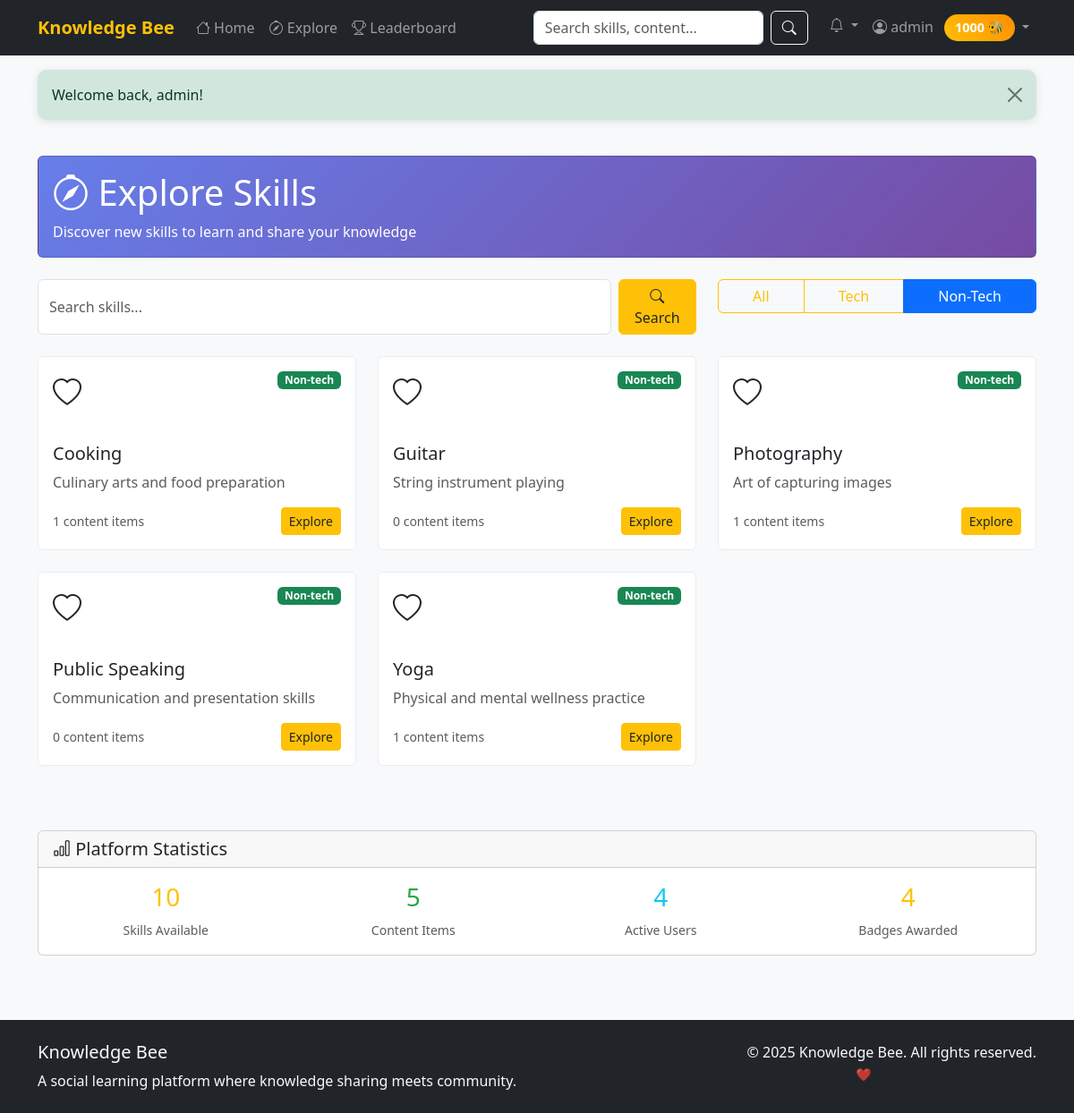
Page /pages/explore.php?category=non-tech (signed in) on the committed database.
### tables this page shows
CREATE TABLE users (
    id INT PRIMARY KEY AUTO_INCREMENT,
    username VARCHAR(50) UNIQUE NOT NULL,
    email VARCHAR(100) UNIQUE NOT NULL,
    password VARCHAR(255) NOT NULL,
    profile_pic VARCHAR(255) DEFAULT 'default.jpg',
    coins INT DEFAULT 100,
    bio TEXT,
    skills_teach TEXT,
    skills_learn TEXT,
    is_admin BOOLEAN DEFAULT FALSE,
    is_verified BOOLEAN DEFAULT FALSE,
    status ENUM('active', 'suspended', 'banned') DEFAULT 'active',
    created_at TIMESTAMP DEFAULT CURRENT_TIMESTAMP,
    updated_at TIMESTAMP DEFAULT CURRENT_TIMESTAMP ON UPDATE CURRENT_TIMESTAMP
);

CREATE TABLE skills (
    id INT PRIMARY KEY AUTO_INCREMENT,
    name VARCHAR(100) UNIQUE NOT NULL,
    category ENUM('tech', 'non-tech') NOT NULL,
    description TEXT,
    icon VARCHAR(255),
    is_banned BOOLEAN DEFAULT FALSE,
    created_at TIMESTAMP DEFAULT CURRENT_TIMESTAMP
);

### includes/functions.php (called while the page is built, shortened)
<?php
require_once 'database.php';
function isLoggedIn() {
    return isset($_SESSION['user_id']);
}
function getUserCoins($userId) {
    global $db;
    $user = $db->fetchOne("SELECT coins FROM users WHERE id = ?", [$userId]);
    return $user ? $user['coins'] : 0;
}
function getAllSkills($category = null) {
    global $db;
    $sql = "SELECT s.*,
                   (SELECT COUNT(*) FROM content WHERE skill_id = s.id AND status = 'approved') as content_count
            FROM skills s
            WHERE s.is_banned = 0";
    $params = [];
    if ($category) {
        $sql .= " AND s.category = ?";
        $params[] = $category;
    }
    $sql .= " ORDER BY s.name";
    return $db->fetchAll($sql, $params);
}
function sanitizeInput($input) {
    return htmlspecialchars(trim($input), ENT_QUOTES, 'UTF-8');
}
function getFlashMessage() {
    if (isset($_SESSION['flash'])) {
        $flash = $_SESSION['flash'];
        return $flash;
    }
    return null;
}
?>

### includes/database.php (called while the page is built, shortened)
<?php
class Database {
    private $pdo;
    private static $instance = null;
    private function __construct() {
        try {
            $dsn = "mysql:host=" . DB_HOST . ";dbname=" . DB_NAME . ";charset=utf8mb4";
            $this->pdo = new PDO($dsn, DB_USER, DB_PASS, [
                PDO::ATTR_ERRMODE => PDO::ERRMODE_EXCEPTION,
                PDO::ATTR_DEFAULT_FETCH_MODE => PDO::FETCH_ASSOC,
                PDO::ATTR_EMULATE_PREPARES => false
            ]);
        } catch (PDOException $e) {
            die("Database connection failed: " . $e->getMessage());
        }
    }
    public static function getInstance() {
        if (self::$instance === null) {
            self::$instance = new self();
        }
        return self::$instance;
    }
    public function query($sql, $params = []) {
        try {
            $stmt = $this->pdo->prepare($sql);
            $stmt->execute($params);
            return $stmt;
        } catch (PDOException $e) {
            error_log("Database query error: " . $e->getMessage());
            return false;
        }
    }
    public function fetchOne($sql, $params = []) {
        $stmt = $this->query($sql, $params);
        return $stmt ? $stmt->fetch() : false;
    }
    public function fetchAll($sql, $params = []) {
        $stmt = $this->query($sql, $params);
        return $stmt ? $stmt->fetchAll() : false;
    }
    public function count($table, $conditions = []) {
        $where = [];
        $params = [];
        foreach ($conditions as $column => $value) {
            $where[] = "$column = ?";
            $params[] = $value;
        }
        $sql = "SELECT COUNT(*) as count FROM $table";
        if (!empty($where)) {
            $sql .= " WHERE " . implode(' AND ', $where);
        }
        $result = $this->fetchOne($sql, $params);
        return $result ? (int)$result['count'] : 0;
    }
}
$db = Database::getInstance();
?>

### pages/explore.php (the view, shortened to what this page needs)
<?php
require_once '../includes/functions.php';
$category = isset($_GET['category']) ? sanitizeInput($_GET['category']) : '';
$search = isset($_GET['search']) ? sanitizeInput($_GET['search']) : '';
$skills = getAllSkills($category);
include '../templates/header.php';
?>
<div class="container">
    <div class="row mb-4">
        <div class="col-12">
            <div class="card bg-gradient-primary text-white">
                <div class="card-body">
                    <h1 class="mb-2">
                        <i class="bi bi-compass"></i> Explore Skills
                    </h1>
                    <p class="mb-0">Discover new skills to learn and share your knowledge</p>
                </div>
            </div>
        </div>
    </div>
    <div class="row mb-4">
        <div class="col-md-8">
            <form method="GET" action="" class="d-flex">
                <input type="text" class="form-control me-2" name="search"
                       placeholder="Search skills..."
                       value="<?php echo htmlspecialchars($search); ?>">
                <button type="submit" class="btn btn-primary">
                    <i class="bi bi-search"></i> Search
                </button>
            </form>
        </div>
        <div class="col-md-4">
            <div class="btn-group w-100" role="group">
                <a href="?<?php echo $search ? 'search=' . urlencode($search) . '&' : ''; ?>"
                   class="btn btn-outline-primary <?php echo !$category ? 'active' : ''; ?>">
                    All
                </a>
                <a href="?category=tech<?php echo $search ? '&search=' . urlencode($search) : ''; ?>"
                   class="btn btn-outline-primary <?php echo $category === 'tech' ? 'active' : ''; ?>">
                    Tech
                </a>
                <a href="?category=non-tech<?php echo $search ? '&search=' . urlencode($search) : ''; ?>"
                   class="btn btn-outline-primary <?php echo $category === 'non-tech' ? 'active' : ''; ?>">
                    Non-Tech
                </a>
            </div>
        </div>
    </div>
    <div class="row">
        <?php if ($skills): ?>
            <?php foreach ($skills as $skill): ?>
                <div class="col-md-6 col-lg-4 mb-4">
                    <div class="card skill-card h-100">
                        <div class="card-body">
                            <div class="d-flex justify-content-between align-items-start mb-3">
                                <div class="content-type-icon <?php echo $skill['category']; ?>">
                                    <i class="bi bi-<?php echo $skill['category'] === 'tech' ? 'code-slash' : 'heart'; ?>"></i>
                                </div>
                                <span class="badge bg-<?php echo $skill['category'] === 'tech' ? 'primary' : 'success'; ?>">
                                    <?php echo ucfirst($skill['category']); ?>
                                </span>
                            </div>
                            <h5 class="card-title"><?php echo htmlspecialchars($skill['name']); ?></h5>
                            <p class="card-text text-muted">
                                <?php echo htmlspecialchars($skill['description']); ?>
                            </p>
                            <div class="d-flex justify-content-between align-items-center">
                                <span class="text-muted small">
                                    <?php echo $skill['content_count']; ?> content items
                                </span>
                                <a href="skill.php?id=<?php echo $skill['id']; ?>" class="btn btn-primary btn-sm">
                                    Explore
                                </a>
                            </div>
                        </div>
                    </div>
                </div>
            <?php endforeach; ?>
        <?php endif; ?>
    </div>
    <div class="row mt-5">
        <div class="col-12">
            <div class="card">
                <div class="card-header">
                    <h5 class="mb-0">
                        <i class="bi bi-bar-chart"></i> Platform Statistics
                    </h5>
                </div>
                <div class="card-body">
                    <div class="row text-center">
                        <?php
                        $totalSkills = $db->count('skills', ['is_banned' => 0]);
                        $totalContent = $db->count('content', ['status' => 'approved']);
                        $totalUsers = $db->count('users', ['status' => 'active']);
                        $totalBadges = $db->count('badges');
                        ?>
                        <div class="col-md-3">
                            <div class="h3 text-primary"><?php echo $totalSkills; ?></div>
                            <small class="text-muted">Skills Available</small>
                        </div>
                        <div class="col-md-3">
                            <div class="h3 text-success"><?php echo $totalContent; ?></div>
                            <small class="text-muted">Content Items</small>
                        </div>
                        <div class="col-md-3">
                            <div class="h3 text-info"><?php echo $totalUsers; ?></div>
                            <small class="text-muted">Active Users</small>
                        </div>
                        <div class="col-md-3">
                            <div class="h3 text-warning"><?php echo $totalBadges; ?></div>
                            <small class="text-muted">Badges Awarded</small>
                        </div>
                    </div>
                </div>
            </div>
        </div>
    </div>
</div>
<?php include '../templates/footer.php'; ?>

### templates/header.php (shortened to what this page needs)
<!DOCTYPE html>
<html lang="en">
<head>
    <link href="https://cdn.jsdelivr.net/npm/bootstrap@5.3.0/dist/css/bootstrap.min.css" rel="stylesheet">
    <link href="https://cdn.jsdelivr.net/npm/bootstrap-icons@1.10.0/font/bootstrap-icons.css" rel="stylesheet">
    <link href="../assets/css/style.css" rel="stylesheet">
</head>
<body>
    <nav class="navbar navbar-expand-lg navbar-dark bg-dark">
        <div class="container">
            <a class="navbar-brand" href="../index.php">
                <i class="bi bi-bee"></i> Knowledge Bee
            </a>
            <div class="collapse navbar-collapse" id="navbarNav">
                <ul class="navbar-nav me-auto">
                    <li class="nav-item">
                        <a class="nav-link" href="home.php">
                            <i class="bi bi-house"></i> Home
                        </a>
                    </li>
                    <li class="nav-item">
                        <a class="nav-link" href="explore.php">
                            <i class="bi bi-compass"></i> Explore
                        </a>
                    </li>
                    <li class="nav-item">
                        <a class="nav-link" href="leaderboard.php">
                            <i class="bi bi-trophy"></i> Leaderboard
                        </a>
                    </li>
                </ul>
                <form class="d-flex me-3" action="search.php" method="GET">
                    <input class="form-control me-2" type="search" name="q" placeholder="Search skills, content..."
                           value="<?php echo isset($_GET['q']) ? htmlspecialchars($_GET['q']) : ''; ?>">
                    <button class="btn btn-outline-light" type="submit">
                        <i class="bi bi-search"></i>
                    </button>
                </form>
                <ul class="navbar-nav">
                    <?php if (isLoggedIn()): ?>
                        <li class="nav-item dropdown">
                            <a class="nav-link dropdown-toggle position-relative" href="#" id="notificationsDropdown"
                               role="button" data-bs-toggle="dropdown">
                                <i class="bi bi-bell"></i>
                            </a>
                        </li>
                        <li class="nav-item dropdown">
                            <a class="nav-link dropdown-toggle" href="#" id="userDropdown" role="button" data-bs-toggle="dropdown">
                                <i class="bi bi-person-circle"></i> <?php echo htmlspecialchars($_SESSION['username']); ?>
                                <span class="coin-badge ms-2"><?php echo getUserCoins($_SESSION['user_id']); ?> 🐝</span>
                            </a>
                        </li>
                    <?php endif; ?>
                </ul>
            </div>
        </div>
    </nav>
    <?php
    $flash = getFlashMessage();
    if ($flash):
    ?>
        <div class="container mt-3">
            <div class="alert alert-<?php echo $flash['type']; ?> alert-dismissible fade show alert-custom" role="alert">
                <?php echo htmlspecialchars($flash['message']); ?>
                <button type="button" class="btn-close" data-bs-dismiss="alert"></button>
            </div>
        </div>
    <?php endif; ?>
    <main class="py-4">

### assets/css/style.css (style rules this page uses)
:root { --primary-color: #ffc107; --secondary-color: #6c757d; --success-color: #28a745; --danger-color: #dc3545; --warning-color: #ffc107; --info-color: #17a2b8; --light-color: #f8f9fa; --dark-color: #343a40; }
body { font-family: 'Segoe UI', Tahoma, Geneva, Verdana, sans-serif; background-color: #f8f9fa; }
.navbar-brand { font-weight: bold; color: var(--primary-color) !important; }
.coin-badge { background: linear-gradient(45deg, #ffc107, #ff8c00); color: white; border-radius: 20px; padding: 4px 12px; font-size: 0.9rem; font-weight: bold; display: inline-block; }
.skill-card { transition: transform 0.2s, box-shadow 0.2s; border: 1px solid #e9ecef; cursor: pointer; }
.btn-primary { background-color: var(--primary-color); border-color: var(--primary-color); color: #212529; }
.btn-outline-primary { color: var(--primary-color); border-color: var(--primary-color); }
.alert-custom { border-radius: 10px; border: none; box-shadow: 0 2px 10px rgba(0,0,0,0.1); }
.bg-gradient-primary { background: linear-gradient(135deg, #667eea 0%, #764ba2 100%); }
.text-primary { color: var(--primary-color) !important; }
.text-success { color: var(--success-color) !important; }
.text-warning { color: var(--warning-color) !important; }
.content-type-icon { font-size: 2rem; margin-bottom: 1rem; }

### templates/header.php (style rules this page uses)
:root { --primary-color: #ffc107; --secondary-color: #6c757d; --success-color: #28a745; --danger-color: #dc3545; --warning-color: #ffc107; --info-color: #17a2b8; }
.navbar-brand { font-weight: bold; color: var(--primary-color) !important; }
.coin-badge { background: linear-gradient(45deg, #ffc107, #ff8c00); color: white; border-radius: 20px; padding: 4px 12px; font-size: 0.9rem; font-weight: bold; }
.skill-card { transition: transform 0.2s, box-shadow 0.2s; border: 1px solid #e9ecef; }
.btn-primary { background-color: var(--primary-color); border-color: var(--primary-color); color: #212529; }
.alert-custom { border-radius: 10px; border: none; }

### rows in the picture
users: coins "1000"
skills: category "Non-tech", name "Cooking", description "Culinary arts and food preparation", content_count "1"
skills: category "Non-tech", name "Guitar", description "String instrument playing", content_count "0"
skills: category "Non-tech", name "Photography", description "Art of capturing images", content_count "1"
skills: category "Non-tech", name "Public Speaking", description "Communication and presentation skills", content_count "0"
skills: category "Non-tech", name "Yoga", description "Physical and mental wellness practice", content_count "1"

### other values in the picture
$_SESSION['username'] "admin"
$flash['message'] "Welcome back, admin!"
$totalSkills "10"
$totalContent "5"
$totalUsers "4"
$totalBadges "4"
